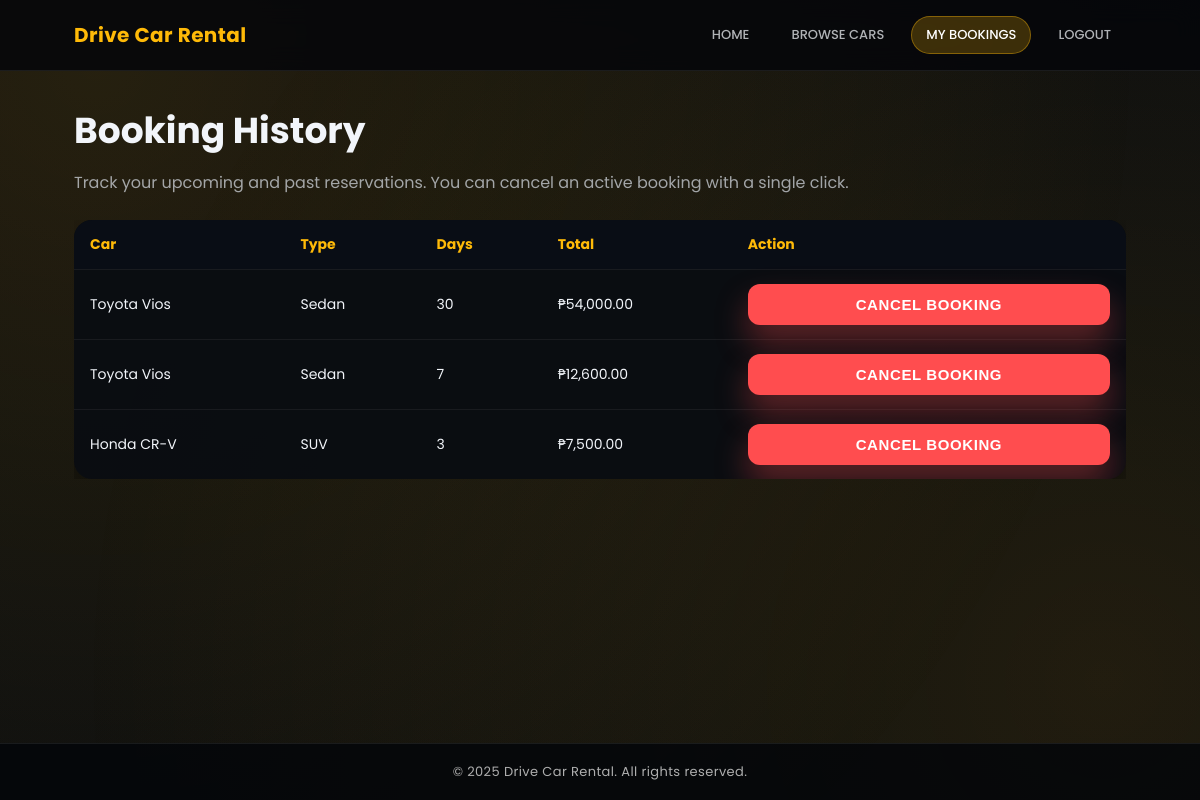
The app's page /history (signed in) with its own data.
### tables this page shows
CREATE TABLE bookings(
            id INTEGER PRIMARY KEY AUTOINCREMENT,
            user_id INTEGER,
            car_id INTEGER,
            days INTEGER,
            total_price REAL,
            FOREIGN KEY (user_id) REFERENCES users(id),
            FOREIGN KEY (car_id) REFERENCES cars(id)
        );

CREATE TABLE cars(
            id INTEGER PRIMARY KEY AUTOINCREMENT,
            name TEXT NOT NULL,
            car_type TEXT NOT NULL,
            price_per_day REAL NOT NULL,
            image_url TEXT
        );

### app.py (the view)
@app.route("/history")
@login_required
def history():
    conn = get_db()
    cursor = conn.cursor()
    cursor.execute(
        """
        SELECT b.id, c.name AS car_name, c.car_type, b.days, b.total_price
        FROM bookings b
        JOIN cars c ON b.car_id = c.id
        WHERE b.user_id = ?
        ORDER BY b.id DESC
    """,
        (session["user_id"],),
    )
    bookings = cursor.fetchall()
    conn.close()
    return render_template("history.html", bookings=bookings)

### app.py (called while the page is built)
def get_db():
    conn = sqlite3.connect("car_rental.db", timeout=10, check_same_thread=False)
    conn.row_factory = sqlite3.Row
    return conn

def login_required(view):
    @wraps(view)
    def wrapped(*args, **kwargs):
        if "user_id" not in session:
            flash("Please log in to continue.", "info")
            return redirect(url_for("login"))
        return view(*args, **kwargs)
    return wrapped

@app.context_processor
def inject_user_state():
    return {
        "is_authenticated": "user_id" in session,
        "is_admin": session.get("is_admin", False),
        "current_username": session.get("username"),
        "current_year": datetime.utcnow().year,
    }

### templates/history.html (shortened to what this page needs)
{% extends "base.html" %}
{% block content %}
<div>
  <h1>Booking History</h1>
  <p>Track your upcoming and past reservations. You can cancel an active booking with a single click.</p>
</div>
{% if bookings %}
  <div style="margin-top: 24px; overflow-x: auto;">
    <table>
      <thead>
        <tr>
          <th scope="col">Car</th>
          <th scope="col">Type</th>
          <th scope="col">Days</th>
          <th scope="col">Total</th>
          <th scope="col">Action</th>
        </tr>
      </thead>
      <tbody>
        {% for booking in bookings %}
          <tr>
            <td>{{ booking['car_name'] }}</td>
            <td>{{ booking['car_type'] }}</td>
            <td>{{ booking['days'] }}</td>
            <td>₱{{ '{:,.2f}'.format(booking['total_price']) }}</td>
            <td>
              <form method="post" action="{{ url_for('cancel_booking', booking_id=booking['id']) }}">
                <button class="btn danger" type="submit">Cancel booking</button>
              </form>
            </td>
          </tr>
        {% endfor %}
      </tbody>
    </table>
  </div>
{% else %}
  <div class="empty-state" style="margin-top: 32px;">
    <h2>No bookings yet</h2>
    <p>Browse the fleet to start a new reservation.</p>
    <a class="btn" href="{{ url_for('gallery') }}">Browse cars</a>
  </div>
{% endif %}
{% endblock %}

### templates/base.html (style rules this page uses)
:root { color-scheme: dark; --bg-primary: #080b10; --bg-secondary: #111824; --panel: rgba(8, 10, 16, 0.82); --panel-border: rgba(255, 255, 255, 0.12); --text-primary: #f2f5fa; --text-muted: rgba(225, 231, 240, 0.68); --accent: #ffba08; --accent-dark: #f0a100; --danger: #ff4d4f; --info: #24b5d9; --success: #53d86a; }
* { box-sizing: border-box; }
body { margin: 0; font-family: "Poppins", system-ui, -apple-system, BlinkMacSystemFont, "Segoe UI", sans-serif; background: linear-gradient(rgba(8, 11, 16, 0.92), rgba(8, 11, 16, 0.92)), url("https://images.unsplash.com/photo-1503736334956-4c8f8e92946d?auto=format&fit=crop&w=1600&q=80") center/cover fixed; color: var(--text-primary); min-height: 100vh; display: flex; flex-direction: column; position: relative; overflow-x: hidden; }
body::before, body::after { content: ""; position: fixed; top: -20%; left: -20%; width: 140%; height: 140%; background: radial-gradient(circle at 20% 20%, rgba(255, 186, 8, 0.12), transparent 65%); animation: glowShift 14s linear infinite; pointer-events: none; z-index: -1; }
body::after { animation-delay: 7s; background: radial-gradient(circle at 80% 75%, rgba(255, 186, 8, 0.1), transparent 65%); }
h1 { font-size: clamp(28px, 4vw, 36px); margin: 0 0 12px; }
p { color: var(--text-muted); margin: 0 0 16px; line-height: 1.6; }
.btn { display: inline-flex; align-items: center; justify-content: center; padding: 12px 22px; border-radius: 12px; font-weight: 600; font-size: 15px; border: none; cursor: pointer; text-transform: uppercase; letter-spacing: 0.04em; transition: transform 0.2s ease, box-shadow 0.2s ease, background 0.2s ease; background: linear-gradient(90deg, var(--accent), #ffd25a); color: #0b0e16; box-shadow: 0 16px 32px rgba(255, 186, 8, 0.32); }
.btn.danger { background: var(--danger); color: #ffffff; box-shadow: 0 18px 32px rgba(255, 77, 79, 0.35); }
table { width: 100%; border-collapse: collapse; background: rgba(9, 12, 18, 0.92); border-radius: 18px; overflow: hidden; box-shadow: 0 24px 50px rgba(0, 0, 0, 0.45); color: var(--text-primary); }
table thead { background: rgba(9, 14, 22, 0.9); color: var(--accent); }
th, td { padding: 14px 16px; text-align: left; border-bottom: 1px solid rgba(255, 255, 255, 0.06); font-size: 14px; }
tr:last-child td { border-bottom: none; }
form { display: flex; flex-direction: column; gap: 16px; }

### records on screen
bookings: car_name "Toyota Vios", car_type "Sedan", days "30", total_price "54,000.00"
bookings: car_name "Toyota Vios", car_type "Sedan", days "7", total_price "12,600.00"
bookings: car_name "Honda CR-V", car_type "SUV", days "3", total_price "7,500.00"
